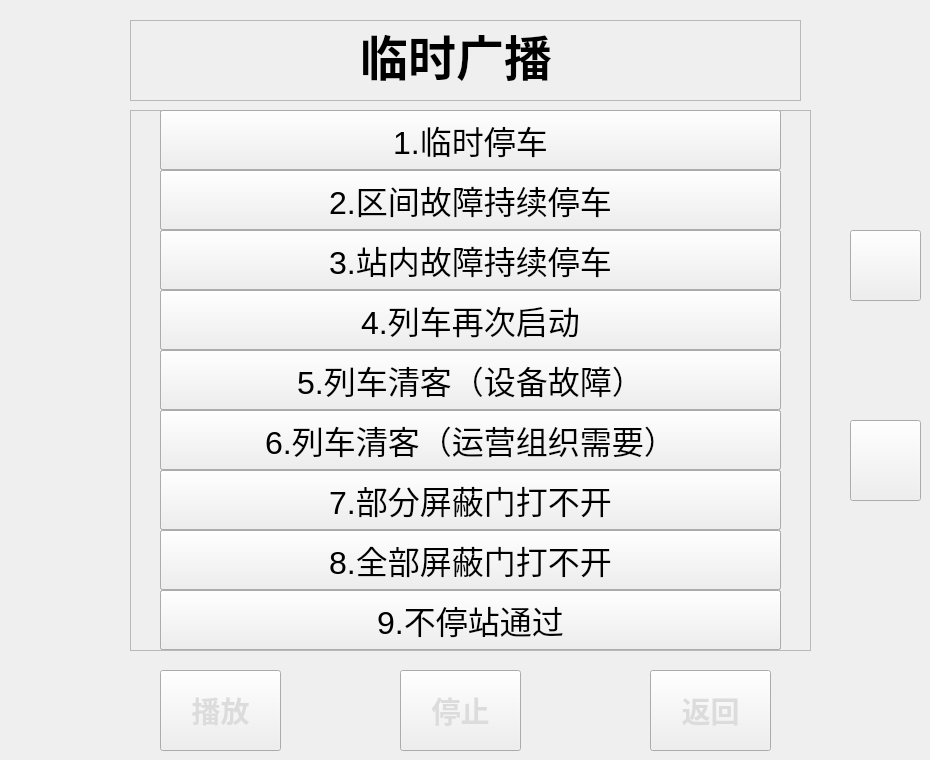
   <widget class="QWidget" name="tab_3">
    <property name="styleSheet">
     <string notr="true">QWidget#tab_3{
	background-color: rgb(173, 181, 178);
}
</string>
    </property>
    <attribute name="title">
     <string>页</string>
    </attribute>
    <widget class="QPushButton" name="pushButton_temp_broadcast_play">
     <property name="geometry">
      <rect>
       <x>160</x>
       <y>670</y>
       <width>121</width>
       <height>81</height>
      </rect>
     </property>
     <property name="font">
      <font>
       <family>Agency FB</family>
       <pointsize>22</pointsize>
       <weight>75</weight>
       <bold>true</bold>
      </font>
     </property>
     <property name="styleSheet">
      <string notr="true">QPushButton
{
	border-image: url(:/button_normal.png);
	color: rgb(220, 220, 220);
}

QPushButton::pressed
{
	color: rgb(220, 220, 220);
	border-image: url(:/yellow_square.png);
}</string>
     </property>
     <property name="text">
      <string>播放</string>
     </property>
     <property name="flat">
      <bool>false</bool>
     </property>
    </widget>
    <widget class="QPushButton" name="pushButton_temp_broadcast_stop">
     <property name="geometry">
      <rect>
       <x>400</x>
       <y>670</y>
       <width>121</width>
       <height>81</height>
      </rect>
     </property>
     <property name="font">
      <font>
       <family>Agency FB</family>
       <pointsize>22</pointsize>
       <weight>75</weight>
       <bold>true</bold>
      </font>
     </property>
     <property name="styleSheet">
      <string notr="true">QPushButton
{
	border-image: url(:/button_normal.png);
	color: rgb(220, 220, 220);
}

QPushButton::pressed
{
	color: rgb(220, 220, 220);
	border-image: url(:/yellow_square.png);
}</string>
     </property>
     <property name="text">
      <string>停止</string>
     </property>
    </widget>
    <widget class="QPushButton" name="pushButton_broadcast_back_3">
     <property name="geometry">
      <rect>
       <x>650</x>
       <y>670</y>
       <width>121</width>
       <height>81</height>
      </rect>
     </property>
     <property name="font">
      <font>
       <family>Agency FB</family>
       <pointsize>22</pointsize>
       <weight>75</weight>
       <bold>true</bold>
      </font>
     </property>
     <property name="styleSheet">
      <string notr="true">QPushButton
{
	border-image: url(:/button_normal.png);
	color: rgb(220, 220, 220);
}

QPushButton::pressed
{
	color: rgb(220, 220, 220);
	border-image: url(:/yellow_square.png);
}</string>
     </property>
     <property name="text">
      <string>返回</string>
     </property>
    </widget>
    <widget class="QFrame" name="frame_3">
     <property name="geometry">
      <rect>
       <x>130</x>
       <y>110</y>
       <width>681</width>
       <height>541</height>
      </rect>
     </property>
     <property name="frameShape">
      <enum>QFrame::StyledPanel</enum>
     </property>
     <property name="frameShadow">
      <enum>QFrame::Raised</enum>
     </property>
     <widget class="QPushButton" name="pushButton_temp_broadcast_28">
      <property name="geometry">
       <rect>
        <x>30</x>
        <y>0</y>
        <width>621</width>
        <height>60</height>
       </rect>
      </property>
      <property name="font">
       <font>
        <pointsize>24</pointsize>
       </font>
      </property>
      <property name="text">
       <string>临时28</string>
      </property>
     </widget>
     <widget class="QPushButton" name="pushButton_temp_broadcast_29">
      <property name="geometry">
       <rect>
        <x>30</x>
        <y>60</y>
        <width>621</width>
        <height>60</height>
       </rect>
      </property>
      <property name="font">
       <font>
        <pointsize>24</pointsize>
       </font>
      </property>
      <property name="text">
       <string>临时29</string>
      </property>
     </widget>
     <widget class="QPushButton" name="pushButton_temp_broadcast_30">
      <property name="geometry">
       <rect>
        <x>30</x>
        <y>120</y>
        <width>621</width>
        <height>60</height>
       </rect>
      </property>
      <property name="font">
       <font>
        <pointsize>24</pointsize>
       </font>
      </property>
      <property name="text">
       <string>临时30</string>
      </property>
     </widget>
     <widget class="QPushButton" name="pushButton_temp_broadcast_22">
      <property name="geometry">
       <rect>
        <x>30</x>
        <y>180</y>
        <width>621</width>
        <height>60</height>
       </rect>
      </property>
      <property name="font">
       <font>
        <pointsize>24</pointsize>
       </font>
      </property>
      <property name="text">
       <string>22.广州东进站</string>
      </property>
     </widget>
     <widget class="QPushButton" name="pushButton_temp_broadcast_23">
      <property name="geometry">
       <rect>
        <x>30</x>
        <y>240</y>
        <width>621</width>
        <height>60</height>
       </rect>
      </property>
      <property name="font">
       <font>
        <pointsize>24</pointsize>
       </font>
      </property>
      <property name="text">
       <string>23.体育西进站</string>
      </property>
     </widget>
     <widget class="QPushButton" name="pushButton_temp_broadcast_24">
      <property name="geometry">
       <rect>
        <x>30</x>
        <y>300</y>
        <width>621</width>
        <height>60</height>
       </rect>
      </property>
      <property name="font">
       <font>
        <pointsize>24</pointsize>
       </font>
      </property>
      <property name="text">
       <string>24.同大交路-体西上行进站</string>
      </property>
     </widget>
     <widget class="QPushButton" name="pushButton_temp_broadcast_25">
      <property name="geometry">
       <rect>
        <x>30</x>
        <y>360</y>
        <width>621</width>
        <height>60</height>
       </rect>
      </property>
      <property name="font">
       <font>
        <pointsize>24</pointsize>
       </font>
      </property>
      <property name="text">
       <string>25.乘客安抚广播</string>
      </property>
     </widget>
     <widget class="QPushButton" name="pushButton_temp_broadcast_26">
      <property name="geometry">
       <rect>
        <x>30</x>
        <y>420</y>
        <width>621</width>
        <height>60</height>
       </rect>
      </property>
      <property name="font">
       <font>
        <pointsize>24</pointsize>
       </font>
      </property>
      <property name="autoFillBackground">
       <bool>false</bool>
      </property>
      <property name="text">
       <string>临时26</string>
      </property>
     </widget>
     <widget class="QPushButton" name="pushButton_temp_broadcast_27">
      <property name="geometry">
       <rect>
        <x>30</x>
        <y>480</y>
        <width>621</width>
        <height>60</height>
       </rect>
      </property>
      <property name="font">
       <font>
        <pointsize>24</pointsize>
       </font>
      </property>
      <property name="text">
       <string>临时27</string>
      </property>
     </widget>
     <widget class="QPushButton" name="pushButton_temp_broadcast_16">
      <property name="geometry">
       <rect>
        <x>30</x>
        <y>360</y>
        <width>621</width>
        <height>60</height>
       </rect>
      </property>
      <property name="font">
       <font>
        <pointsize>24</pointsize>
       </font>
      </property>
      <property name="text">
       <string>16.区间前端疏散</string>
      </property>
     </widget>
     <widget class="QPushButton" name="pushButton_temp_broadcast_21">
      <property name="geometry">
       <rect>
        <x>30</x>
        <y>120</y>
        <width>621</width>
        <height>60</height>
       </rect>
      </property>
      <property name="font">
       <font>
        <pointsize>24</pointsize>
       </font>
      </property>
      <property name="text">
       <string>21.夜班服务专车</string>
      </property>
     </widget>
     <widget class="QPushButton" name="pushButton_temp_broadcast_17">
      <property name="geometry">
       <rect>
        <x>30</x>
        <y>420</y>
        <width>621</width>
        <height>60</height>
       </rect>
      </property>
      <property name="font">
       <font>
        <pointsize>24</pointsize>
       </font>
      </property>
      <property name="text">
       <string>17.区间后端疏散</string>
      </property>
     </widget>
     <widget class="QPushButton" name="pushButton_temp_broadcast_19">
      <property name="geometry">
       <rect>
        <x>30</x>
        <y>0</y>
        <width>621</width>
        <height>60</height>
       </rect>
      </property>
      <property name="font">
       <font>
        <pointsize>24</pointsize>
       </font>
      </property>
      <property name="text">
       <string>19.限速行车（运营需要）</string>
      </property>
     </widget>
     <widget class="QPushButton" name="pushButton_temp_broadcast_20">
      <property name="geometry">
       <rect>
        <x>30</x>
        <y>60</y>
        <width>621</width>
        <height>60</height>
       </rect>
      </property>
      <property name="font">
       <font>
        <pointsize>24</pointsize>
       </font>
      </property>
      <property name="text">
       <string>20.限速行车（天气原因）</string>
      </property>
     </widget>
     <widget class="QPushButton" name="pushButton_temp_broadcast_14">
      <property name="geometry">
       <rect>
        <x>30</x>
        <y>240</y>
        <width>621</width>
        <height>60</height>
       </rect>
      </property>
      <property name="font">
       <font>
        <pointsize>24</pointsize>
       </font>
      </property>
      <property name="text">
       <string>14.列车站内疏散</string>
      </property>
     </widget>
     <widget class="QPushButton" name="pushButton_temp_broadcast_18">
      <property name="geometry">
       <rect>
        <x>30</x>
        <y>480</y>
        <width>621</width>
        <height>60</height>
       </rect>
      </property>
      <property name="font">
       <font>
        <pointsize>24</pointsize>
       </font>
      </property>
      <property name="text">
       <string>18.区间两端疏散</string>
      </property>
     </widget>
     <widget class="QPushButton" name="pushButton_temp_broadcast_13">
      <property name="geometry">
       <rect>
        <x>30</x>
        <y>180</y>
        <width>621</width>
        <height>60</height>
       </rect>
      </property>
      <property name="font">
       <font>
        <pointsize>24</pointsize>
       </font>
      </property>
      <property name="text">
       <string>13.区间故障救援</string>
      </property>
     </widget>
     <widget class="QPushButton" name="pushButton_temp_broadcast_15">
      <property name="geometry">
       <rect>
        <x>30</x>
        <y>300</y>
        <width>621</width>
        <height>60</height>
       </rect>
      </property>
      <property name="font">
       <font>
        <pointsize>24</pointsize>
       </font>
      </property>
      <property name="text">
       <string>15.前方车站发生险情</string>
      </property>
     </widget>
     <widget class="QPushButton" name="pushButton_temp_broadcast_7">
      <property name="geometry">
       <rect>
        <x>30</x>
        <y>360</y>
        <width>621</width>
        <height>60</height>
       </rect>
      </property>
      <property name="font">
       <font>
        <pointsize>24</pointsize>
       </font>
      </property>
      <property name="text">
       <string>7.部分屏蔽门打不开</string>
      </property>
     </widget>
     <widget class="QPushButton" name="pushButton_temp_broadcast_12">
      <property name="geometry">
       <rect>
        <x>30</x>
        <y>120</y>
        <width>621</width>
        <height>60</height>
       </rect>
      </property>
      <property name="font">
       <font>
        <pointsize>24</pointsize>
       </font>
      </property>
      <property name="text">
       <string>12.车厢火警</string>
      </property>
     </widget>
     <widget class="QPushButton" name="pushButton_temp_broadcast_11">
      <property name="geometry">
       <rect>
        <x>30</x>
        <y>60</y>
        <width>621</width>
        <height>60</height>
       </rect>
      </property>
      <property name="font">
       <font>
        <pointsize>24</pointsize>
       </font>
      </property>
      <property name="text">
       <string>11.紧急报警无法对讲/乘客拍打司机室门</string>
      </property>
     </widget>
     <widget class="QPushButton" name="pushButton_temp_broadcast_8">
      <property name="geometry">
       <rect>
        <x>30</x>
        <y>420</y>
        <width>621</width>
        <height>60</height>
       </rect>
      </property>
      <property name="font">
       <font>
        <pointsize>24</pointsize>
       </font>
      </property>
      <property name="text">
       <string>8.全部屏蔽门打不开</string>
      </property>
     </widget>
     <widget class="QPushButton" name="pushButton_temp_broadcast_10">
      <property name="geometry">
       <rect>
        <x>30</x>
        <y>0</y>
        <width>621</width>
        <height>60</height>
       </rect>
      </property>
      <property name="font">
       <font>
        <pointsize>24</pointsize>
       </font>
      </property>
      <property name="text">
       <string>10.运行中车门解锁且未收到火警信息</string>
      </property>
     </widget>
     <widget class="QPushButton" name="pushButton_temp_broadcast_4">
      <property name="geometry">
       <rect>
        <x>30</x>
        <y>180</y>
        <width>621</width>
        <height>60</height>
       </rect>
      </property>
      <property name="font">
       <font>
        <pointsize>24</pointsize>
       </font>
      </property>
      <property name="text">
       <string>4.列车再次启动</string>
      </property>
     </widget>
     <widget class="QPushButton" name="pushButton_temp_broadcast_5">
      <property name="geometry">
       <rect>
        <x>30</x>
        <y>240</y>
        <width>621</width>
        <height>60</height>
       </rect>
      </property>
      <property name="font">
       <font>
        <pointsize>24</pointsize>
       </font>
      </property>
      <property name="text">
       <string>5.列车清客（设备故障）</string>
      </property>
     </widget>
     <widget class="QPushButton" name="pushButton_temp_broadcast_6">
      <property name="geometry">
       <rect>
        <x>30</x>
        <y>300</y>
        <width>621</width>
        <height>60</height>
       </rect>
      </property>
      <property name="font">
       <font>
        <pointsize>24</pointsize>
       </font>
      </property>
      <property name="text">
       <string>6.列车清客（运营组织需要）</string>
      </property>
     </widget>
     <widget class="QPushButton" name="pushButton_temp_broadcast_3">
      <property name="geometry">
       <rect>
        <x>30</x>
        <y>120</y>
        <width>621</width>
        <height>60</height>
       </rect>
      </property>
      <property name="font">
       <font>
        <pointsize>24</pointsize>
       </font>
      </property>
      <property name="text">
       <string>3.站内故障持续停车</string>
      </property>
     </widget>
     <widget class="QPushButton" name="pushButton_temp_broadcast_2">
      <property name="geometry">
       <rect>
        <x>30</x>
        <y>60</y>
        <width>621</width>
        <height>60</height>
       </rect>
      </property>
      <property name="font">
       <font>
        <pointsize>24</pointsize>
       </font>
      </property>
      <property name="text">
       <string>2.区间故障持续停车</string>
      </property>
     </widget>
     <widget class="QPushButton" name="pushButton_temp_broadcast_1">
      <property name="geometry">
       <rect>
        <x>30</x>
        <y>0</y>
        <width>621</width>
        <height>60</height>
       </rect>
      </property>
      <property name="font">
       <font>
        <pointsize>24</pointsize>
       </font>
      </property>
      <property name="text">
       <string>1.临时停车</string>
      </property>
     </widget>
     <widget class="QPushButton" name="pushButton_temp_broadcast_9">
      <property name="geometry">
       <rect>
        <x>30</x>
        <y>480</y>
        <width>621</width>
        <height>60</height>
       </rect>
      </property>
      <property name="font">
       <font>
        <pointsize>24</pointsize>
       </font>
      </property>
      <property name="text">
       <string>9.不停站通过</string>
      </property>
     </widget>
    </widget>
    <widget class="QPushButton" name="pushButton_temp_broadcast_choose_down">
     <property name="geometry">
      <rect>
       <x>850</x>
       <y>420</y>
       <width>71</width>
       <height>81</height>
      </rect>
     </property>
     <property name="styleSheet">
      <string notr="true">QPushButton
{
	border-image: url(:/key_button_down.png);
}</string>
     </property>
     <property name="text">
      <string/>
     </property>
    </widget>
    <widget class="QFrame" name="frame_4">
     <property name="geometry">
      <rect>
       <x>130</x>
       <y>20</y>
       <width>671</width>
       <height>81</height>
      </rect>
     </property>
     <property name="frameShape">
      <enum>QFrame::StyledPanel</enum>
     </property>
     <property name="frameShadow">
      <enum>QFrame::Raised</enum>
     </property>
     <widget class="QLabel" name="label_9">
      <property name="geometry">
       <rect>
        <x>230</x>
        <y>0</y>
        <width>211</width>
        <height>71</height>
       </rect>
      </property>
      <property name="font">
       <font>
        <family>Agency FB</family>
        <pointsize>26</pointsize>
        <weight>75</weight>
        <bold>true</bold>
       </font>
      </property>
      <property name="text">
       <string>&lt;html&gt;&lt;head/&gt;&lt;body&gt;&lt;p&gt;&lt;span style=&quot; font-size:36pt; font-weight:600;&quot;&gt;临时广播&lt;/span&gt;&lt;/p&gt;&lt;/body&gt;&lt;/html&gt;</string>
      </property>
     </widget>
    </widget>
    <widget class="QPushButton" name="pushButton_temp_broadcast_choose_up">
     <property name="geometry">
      <rect>
       <x>850</x>
       <y>230</y>
       <width>71</width>
       <height>71</height>
      </rect>
     </property>
     <property name="styleSheet">
      <string notr="true">QPushButton
{
	border-image: url(:/key_button_up.png);
}</string>
     </property>
     <property name="text">
      <string/>
     </property>
    </widget>
   </widget>
